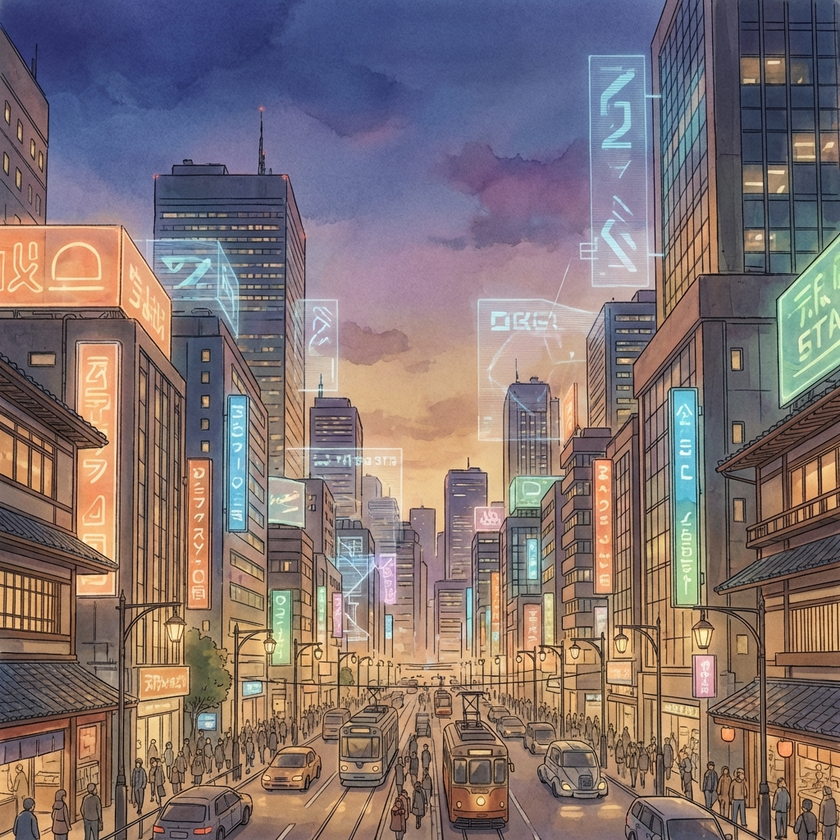
#> input picture aivideogen/media/anime_city_holograms.png, 840 x 840 px, shrunk from 1024 x 1024 before the run
$ python autocrop.py ../media/anime_city_holograms.png
#> lines starting #> are read from the running program, lines starting #| are printed output that depends on the picture; after the words box and inside, x2 and y2 are one past the last pixel; in counts of white or black regions, pixels touching at a corner belong together
import sys
from PIL import Image, ImageChops

def autocrop_image(file_path, threshold=240):
#> called with file_path = '../media/anime_city_holograms.png', threshold = 240
    try:
        image = Image.open(file_path).convert("RGBA")

        # Convert to numpy to process pixels with threshold
        import numpy as np
        data = np.array(image)

        # Determine pixels that are "white" based on threshold (R,G,B all > threshold)
        r, g, b, a = data[:,:,0], data[:,:,1], data[:,:,2], data[:,:,3]
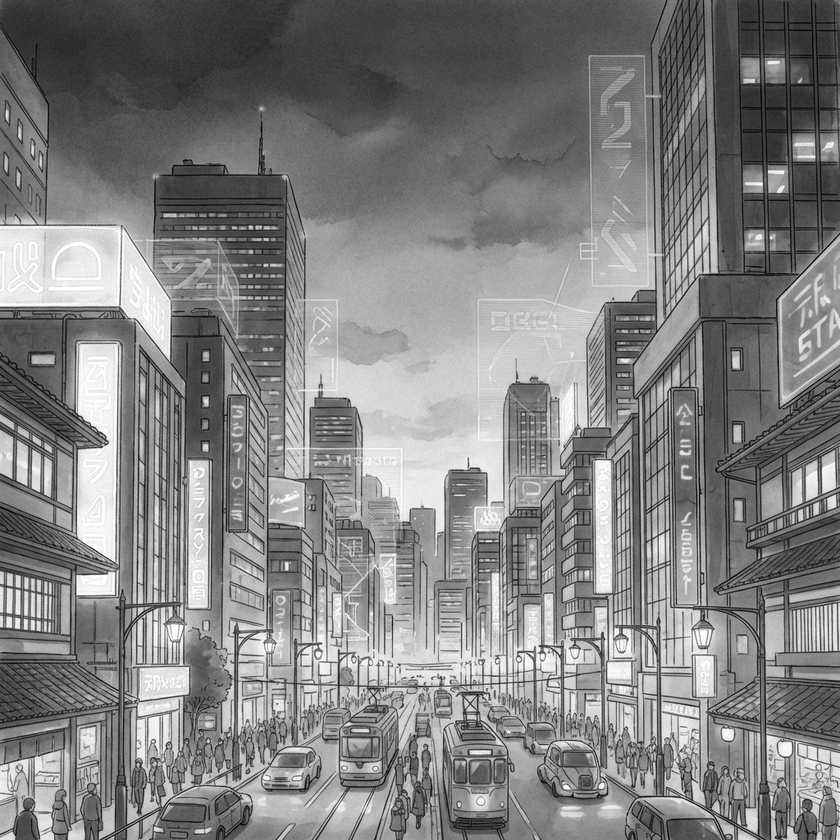
#> r: shape (840, 840); min 0, max 255, mean 129.7
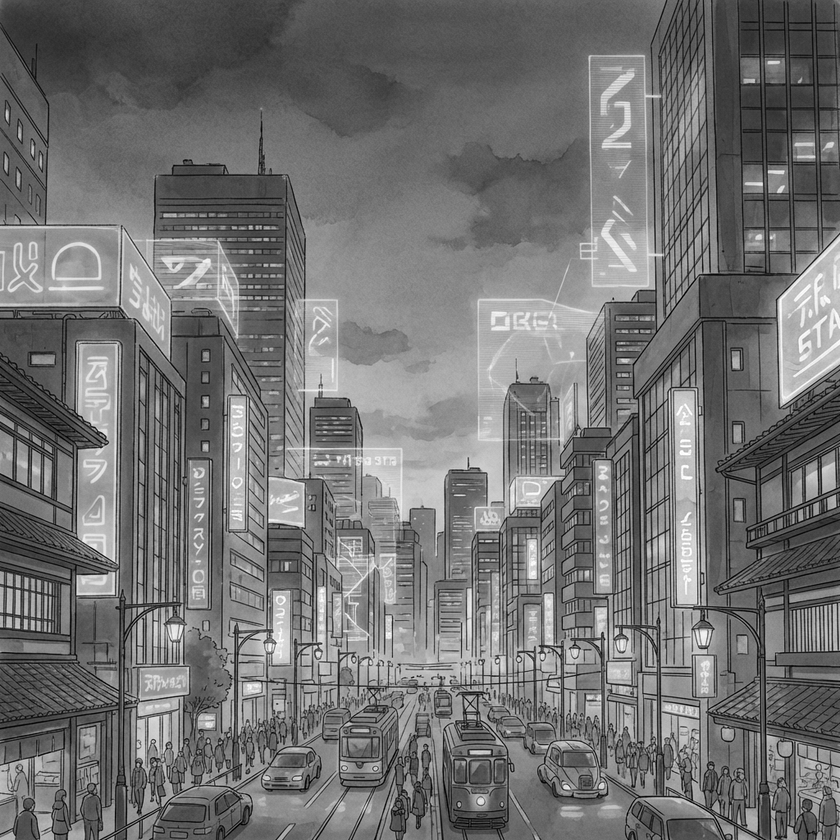
#> g: shape (840, 840); min 0, max 255, mean 114.6
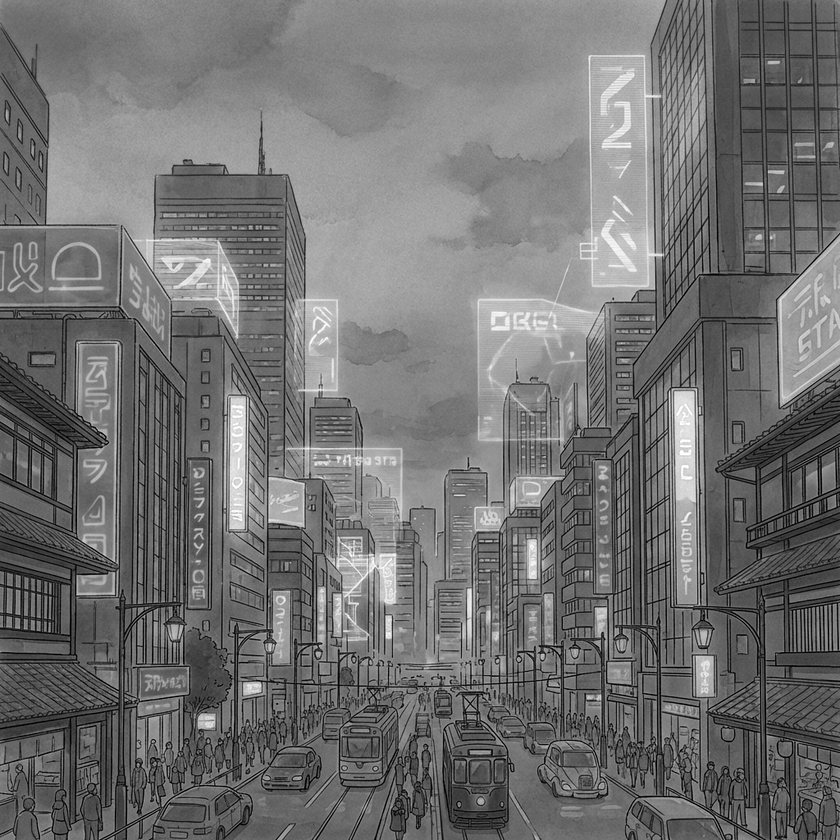
#> b: shape (840, 840); min 0, max 255, mean 113.7
#> a: shape (840, 840); every value is 255
        white_mask = (r > threshold) & (g > threshold) & (b > threshold)
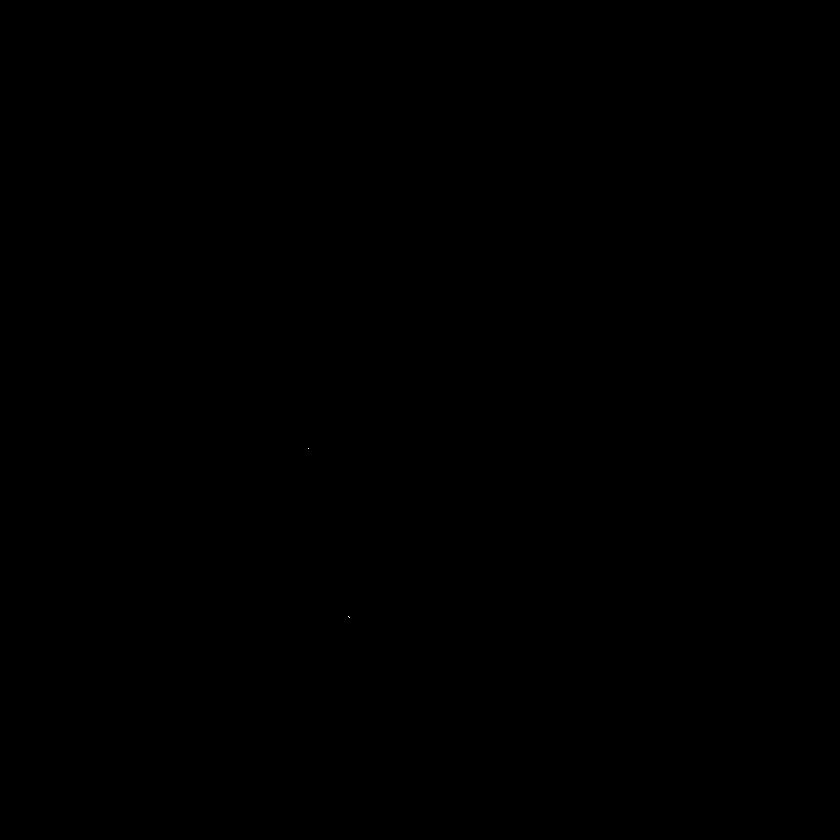
#> white_mask: shape (840, 840) bool; 0% white in thin lines or dots, all inside (x1, y1, x2, y2) = (308, 448, 350, 618)

        # Create a mask for non-white areas
        mask = ~white_mask

        # Find coordinates of non-white pixels
        coords = np.argwhere(mask)
#> coords = 705597 pairs, first value 0 to 839, second value 0 to 839

        if coords.size > 0:
            y_min, x_min = coords.min(axis=0)
#> y_min = 0; x_min = 0
            y_max, x_max = coords.max(axis=0)
#> y_max = 839; x_max = 839

            # Crop using these coordinates
            cropped = image.crop((x_min, y_min, x_max + 1, y_max + 1))
            cropped.save(file_path)
            print(f"Successfully cropped {file_path} with threshold {threshold}")
        else:
            print(f"No content found with threshold {threshold}")

    except Exception as e:
        print(f"Error: {e}")

if __name__ == "__main__":
    if len(sys.argv) > 1:
        autocrop_image(sys.argv[1])
    else:
        print("Usage: python autocrop.py <image_path>")

$ run again, on aivideogen/media/glitched_interface.png
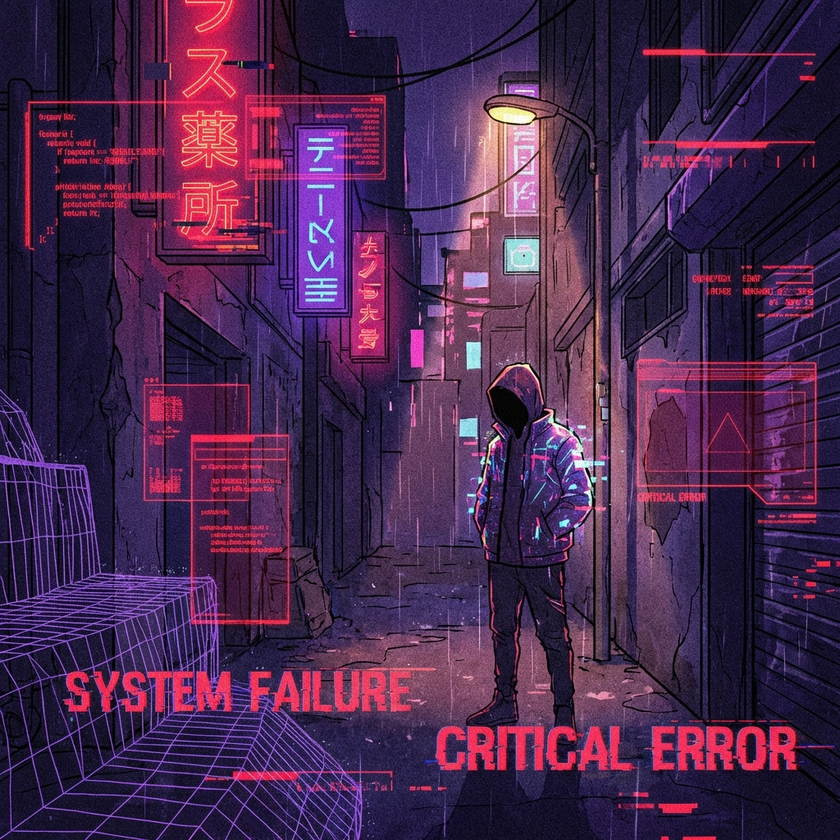
#> input picture aivideogen/media/glitched_interface.png, 840 x 840 px, shrunk from 1024 x 1024 before the run
#> in autocrop_image, `r, g, b, a = data[:,:,0], data[:,:,1], data[:,:,2], data[:,:,3]`:
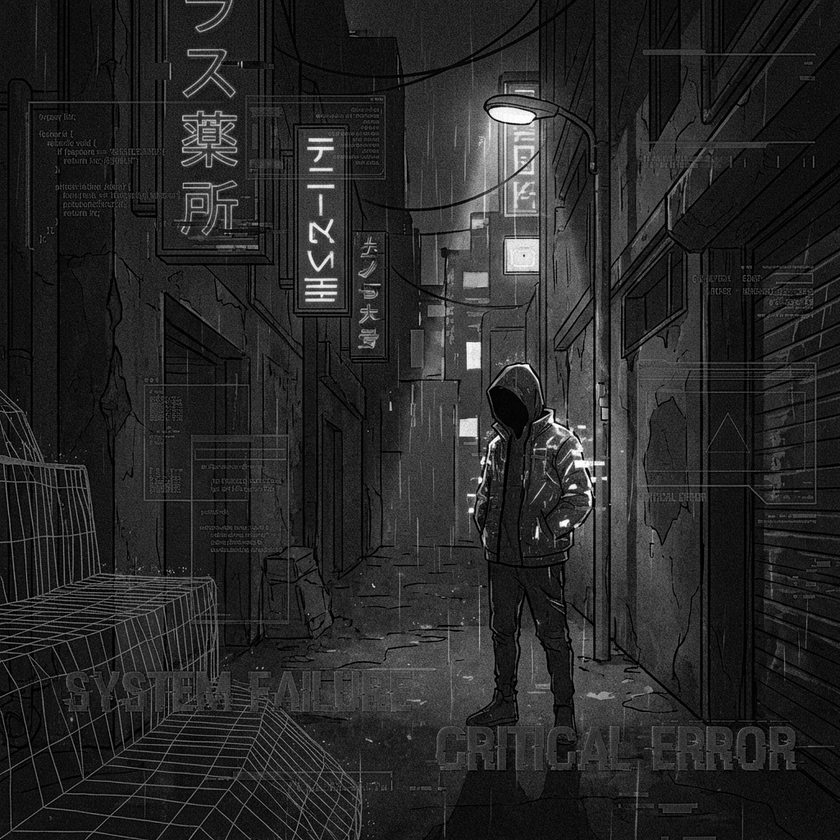
#> g: shape (840, 840); min 0, max 255, mean 39.6
#> in autocrop_image, `r, g, b, a = data[:,:,0], data[:,:,1], data[:,:,2], data[:,:,3]`:
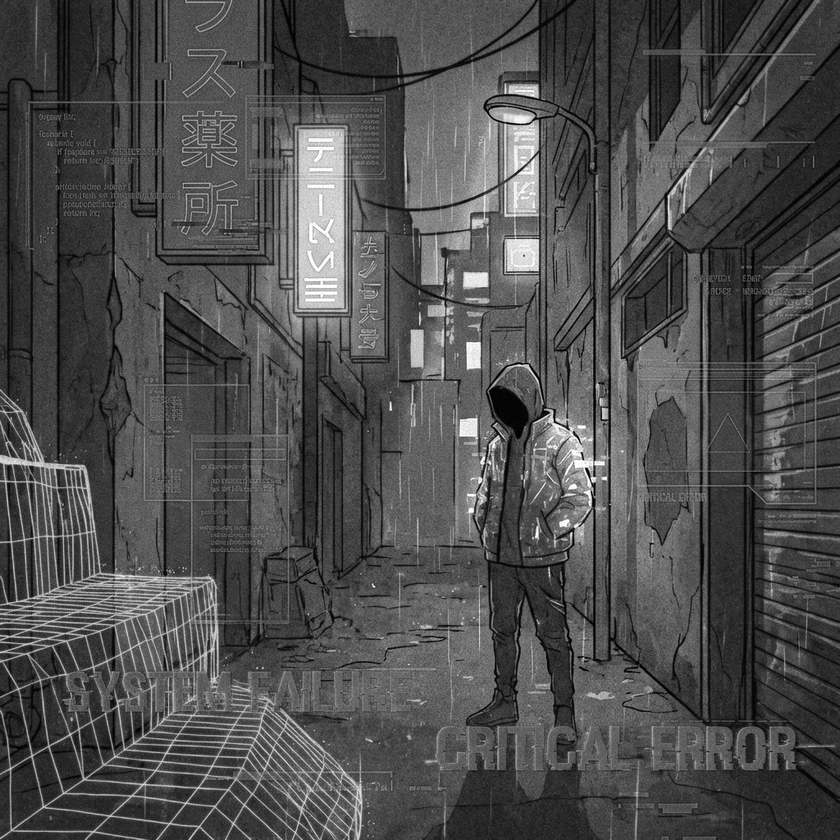
#> b: shape (840, 840); min 0, max 255, mean 77.7
#> a: shape (840, 840); every value is 255
#> white_mask: shape (840, 840) bool; 0.01% white in thin lines or dots, all inside (x1, y1, x2, y2) = (493, 117, 590, 493)
#> coords = 705530 pairs, first value 0 to 839, second value 0 to 839
#> y_min = 0
#> y_max = 839

$ run again, on aivideogen/media/google_astra_glasses_anime_v2.png
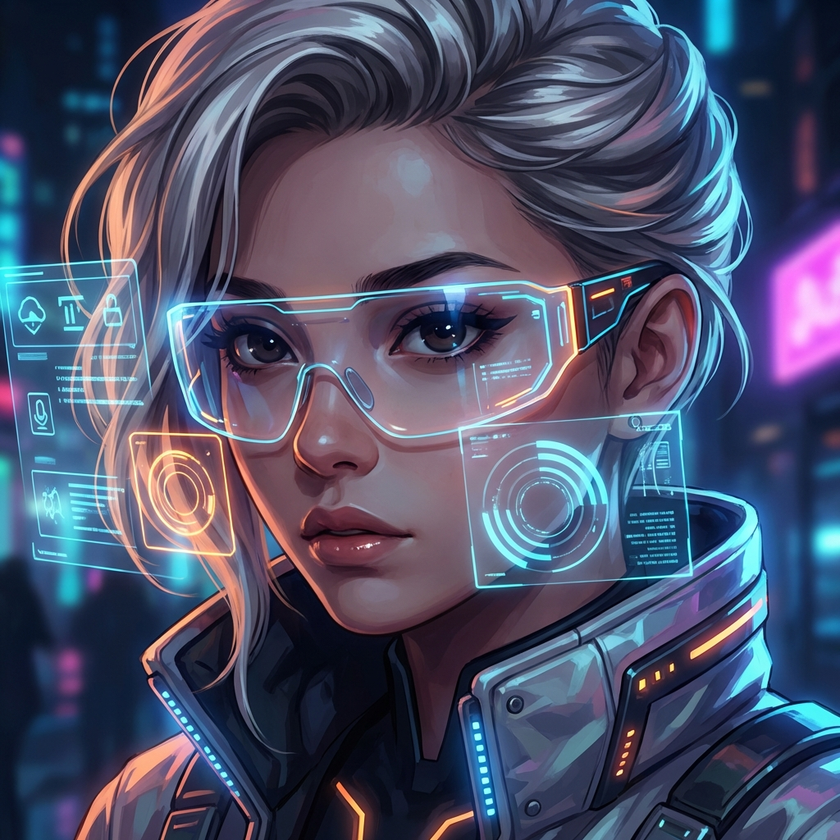
#> input picture aivideogen/media/google_astra_glasses_anime_v2.png, 840 x 840 px, shrunk from 1024 x 1024 before the run
#> in autocrop_image, `r, g, b, a = data[:,:,0], data[:,:,1], data[:,:,2], data[:,:,3]`:
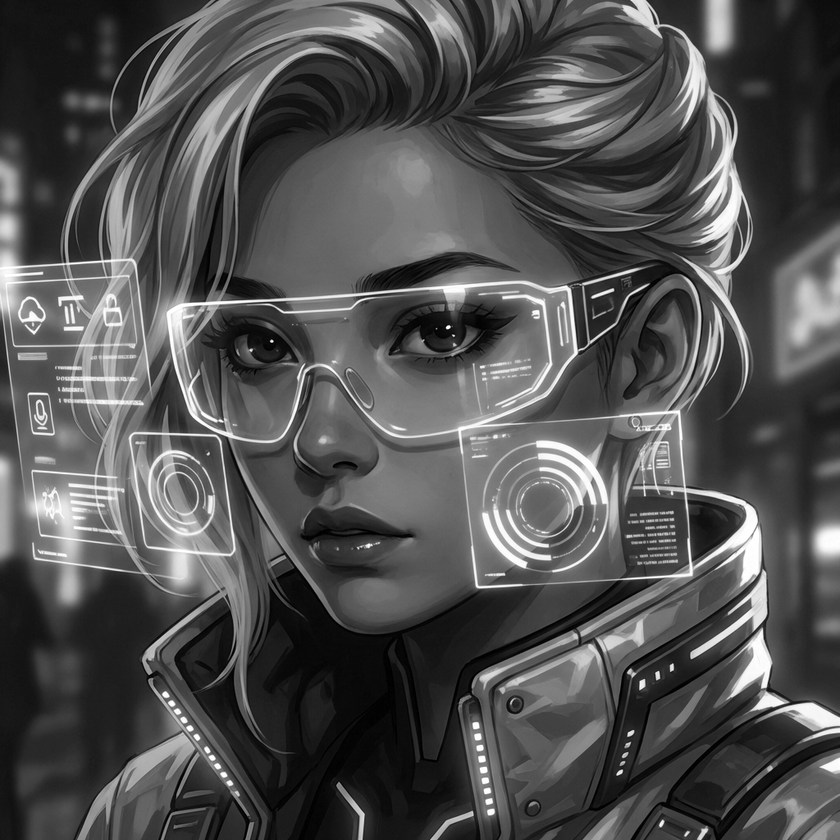
#> g: shape (840, 840); min 0, max 255, mean 81
#> in autocrop_image, `r, g, b, a = data[:,:,0], data[:,:,1], data[:,:,2], data[:,:,3]`:
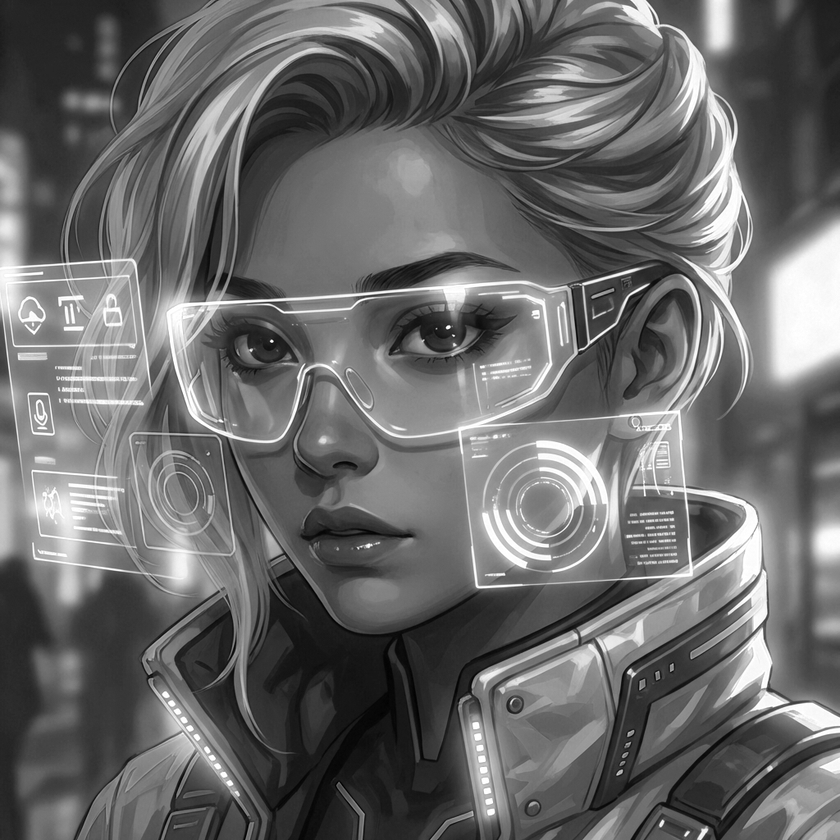
#> b: shape (840, 840); min 0, max 255, mean 105.6
#> a: shape (840, 840); every value is 255
#> white_mask: shape (840, 840) bool; 0.01% white in thin lines or dots, all inside (x1, y1, x2, y2) = (112, 260, 751, 613)
#> coords = 705526 pairs, first value 0 to 839, second value 0 to 839
#> y_min = 0
#> y_max = 839
